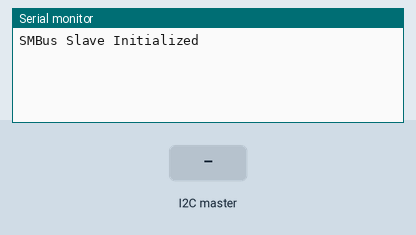
A program run on a simulated Raspberry Pi Pico W. Shown: the last lines printed to the serial monitor. Inputs (shaded band) come from the test bench.

Above: at 1.2 s.
1.3 s: the I2C master sends the byte 1
At 2.5 s:
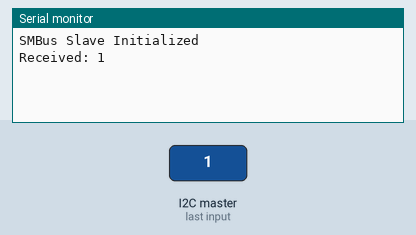
2.8 s: the I2C master sends the byte 90
At 3.7 s:
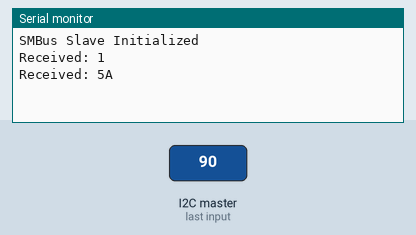
4.3 s: the I2C master sends the byte 200
At 4.8 s:
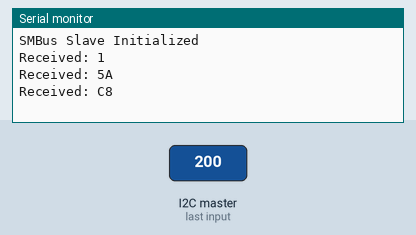

Measured:
- after the input at 1.3 s, the serial monitor: prints a new line after 0.05 s (image 1)
- after the input at 2.8 s, the serial monitor: prints a new line after 0.05 s (image 2)
- after the input at 4.3 s, the serial monitor: prints a new line after 0.05 s (image 3)

The program:

main.cpp
```cpp
#include <Wire.h>

#define SMBUS_ADDRESS 0x08 // Địa chỉ Slave (có thể thay đổi)

void requestEvent()
{
  // Gửi dữ liệu khi nhận yêu cầu từ Master
  Wire.write(0x42); // Ví dụ: gửi một byte dữ liệu
}

void receiveEvent(int howMany)
{
  // Xử lý dữ liệu nhận từ Master
  while (Wire.available()) {
    uint8_t data = Wire.read();
    Serial.print("Received: ");
    Serial.println(data, HEX);
  }
}

void setup() {
  Serial.begin(115200); // Debug qua Serial Monitor
  Wire.begin(SMBUS_ADDRESS); // Cấu hình I2C ở chế độ Slave với địa chỉ SMBus
  Wire.onRequest(requestEvent); // Xử lý khi Master yêu cầu dữ liệu
  Wire.onReceive(receiveEvent); // Xử lý khi nhận dữ liệu từ Master

  Serial.println("SMBus Slave Initialized");
}

void loop() {
  // Không cần xử lý gì trong loop cho giao tiếp SMBus cơ bản
  delay(1000);
}
```
